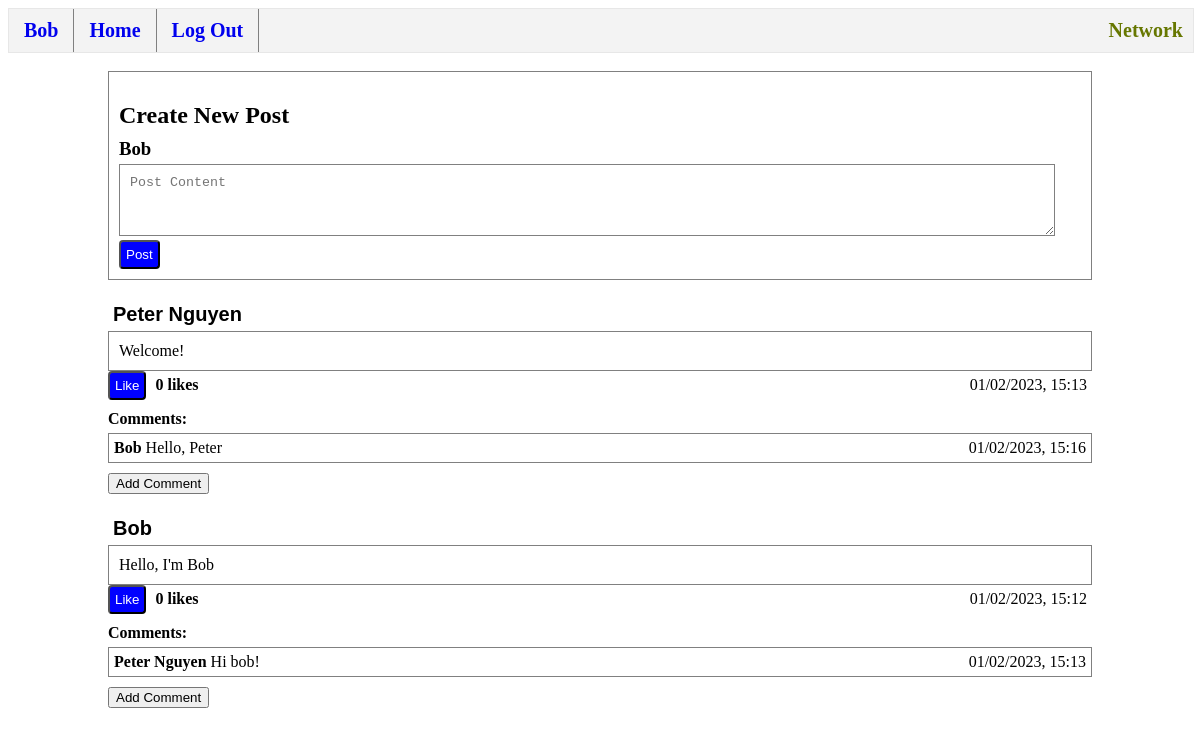
/ (signed in), run on the app's committed database.
### tables this page shows
CREATE TABLE posts (
    id INTEGER PRIMARY KEY AUTOINCREMENT,
    user_id INTEGER NOT NULL,
    username TEXT NOT NULL,
    content TEXT NOT NULL,
    likes INTEGER DEFAULT 0 NOT NULL,
    datetime NUMERIC NOT NULL,
    FOREIGN KEY (user_id) REFERENCES users(id) ON DELETE CASCADE
);

CREATE TABLE comments (
    id INTEGER PRIMARY KEY AUTOINCREMENT,
    user_id INTEGER NOT NULL,
    post_id INTEGER NOT NULL,
    username TEXT NOT NULL,
    comment TEXT NOT NULL,
    datetime NUMERIC NOT NULL,
    FOREIGN KEY (user_id) REFERENCES users(id) ON DELETE CASCADE,
    FOREIGN KEY (post_id) REFERENCES posts(id) ON DELETE CASCADE
);

### app.py (the view)
@app.route("/", methods=["GET", "POST"])
@login_required
def index():
    if request.method == "GET":
        pass
    if request.method == "POST":
        content = request.form.get("content")
        if content:
            create_post(content)
    posts = get_posts()
    comments = get_comments()
    return render_template("index.html", posts=posts, comments=comments)

### helpers.py (called while the page is built)
def executeDB(query, arg=None):
    conn = sql.connect('network.db')
    conn.row_factory = sql.Row # "dictionary cursor"
    cur = conn.cursor()
    if arg == None:
        cur.execute(query)
    else:
        cur.execute(query, arg)
    value = cur.fetchall()
    conn.commit()
    conn.close()
    return value

def get_comments():
    return executeDB("SELECT * FROM comments")

def get_posts(user_id=None):
    if user_id == None:
        posts = executeDB("SELECT * FROM posts ORDER BY datetime DESC")
    else:
        posts = executeDB("SELECT * FROM posts WHERE user_id = ? ORDER BY datetime DESC", [user_id])
    return posts

def login_required(f):
    @wraps(f)
    def decorated_function(*args, **kwargs):
        if session.get("user_id") is None:
            return redirect("/login")
        return f(*args, **kwargs)
    return decorated_function

### templates/index.html (shortened to what this page needs)
{% extends "posts-layout.html" %}
{% block subbody %}
    <div class="post">
        <h2>Create New Post</h2>
        <h3 class="username">{{session["username"]}}</h3>
        <form action="/" method="post">
            <textarea class="post text-box" placeholder="Post Content" name="content"></textarea>
            <br>
            <input class="button" type="submit" value="Post">
        </form>
    </div>
    <br>
{% endblock %}

### templates/posts-layout.html (shortened to what this page needs)
{% extends "layout.html" %}
{% block body %}
    {% block subbody %}
    {% endblock %}
    {% for post in posts %}
    <div id="post{{post.id}}">
        <form action="/profile" method="post" class="inline">
            <input class="profile-name" type="submit" value="{{ post.username }}">
        </form>
        <div class="post">{{ post.content }}</div>
        <button id="like-button{{ post.id }}" onclick=likeFeature({{post.id}}) class="like button" style="display: inline-block;">Like</button>
        <h4 id="like-count{{ post.id }}" class="inline">{{ post.likes }} likes</h4>
        <p class="inline right">{{ post.datetime }}</p>
        <div id="comments{{ post.id }}">
            <h4 class="no-margin">Comments:</h4>
            {% for comment in comments %}
                {% if comment.post_id == post.id %}
                <div class="comment">
                    <div class="inline"><b>{{comment.username}}</b>  {{ comment.comment }}</div>
                    <p class="inline right">{{ comment.datetime }}</p>
                </div>
                {% endif %}
            {% endfor %}
        </div>
        <button class="comment-toggle no-margin" name="{{ post.id }}">Add Comment</button>
        <br>
        <br>
    </div>
    {% endfor %}
{% endblock %}

### static/styles.css (style rules this page uses)
.inline { margin-top: 5px; display: inline-block; margin-bottom: 5px; padding-left: 5px; padding-right: 5px; }
.no-margin { margin-top: 10px; margin-bottom: 0px; }
.username { line-height: 0; margin-bottom:15px; }
.post { border-color: gray; border-style: solid; border-width:thin; padding: 10px; margin-bottom:0px; }
.text-box { height: fit-content; width: 95%; max-width: viewport; min-height: 50px; }
.comment { margin-top: 5px; border: 1px solid gray; }
.right { float: right; }
.button { background-color:blue; color: white; border-radius: 4px; padding: 5px; display:block; }
.profile-name { background: none!important; border: none; padding: 0!important; font-family: arial, sans-serif; font-size: 20px; color: black; cursor: pointer; font-weight: bold; }

### data on the page
posts: username "Peter Nguyen", content "Welcome!", likes "0", datetime "01/02/2023, 15:13"
comments: username "Bob", comment "Hello, Peter", datetime "01/02/2023, 15:16"
posts: username "Bob", content "Hello, I'm Bob", likes "0", datetime "01/02/2023, 15:12"
comments: username "Peter Nguyen", comment "Hi bob!", datetime "01/02/2023, 15:13"

### other printed values
{{ session["username"] }} "Bob"
